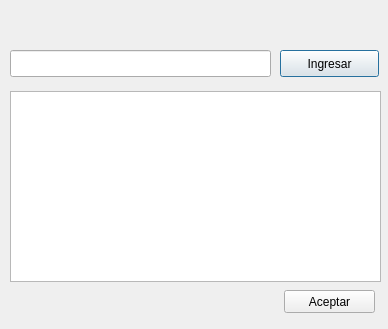
<?xml version="1.0" encoding="UTF-8"?>
<ui version="4.0">
 <class>IngreRecuDialog</class>
 <widget class="QDialog" name="IngreRecuDialog">
  <property name="geometry">
   <rect>
    <x>0</x>
    <y>0</y>
    <width>388</width>
    <height>329</height>
   </rect>
  </property>
  <property name="windowTitle">
   <string>Recursos</string>
  </property>
  <widget class="QLabel" name="label">
   <property name="geometry">
    <rect>
     <x>20</x>
     <y>20</y>
     <width>171</width>
     <height>17</height>
    </rect>
   </property>
   <property name="text">
    <string/>
   </property>
  </widget>
  <widget class="QLineEdit" name="lineEdit">
   <property name="geometry">
    <rect>
     <x>10</x>
     <y>50</y>
     <width>261</width>
     <height>27</height>
    </rect>
   </property>
  </widget>
  <widget class="QPushButton" name="pushButton">
   <property name="geometry">
    <rect>
     <x>280</x>
     <y>50</y>
     <width>99</width>
     <height>27</height>
    </rect>
   </property>
   <property name="text">
    <string>Ingresar</string>
   </property>
  </widget>
  <widget class="QTableWidget" name="tableWidget">
   <property name="enabled">
    <bool>true</bool>
   </property>
   <property name="geometry">
    <rect>
     <x>10</x>
     <y>91</y>
     <width>371</width>
     <height>191</height>
    </rect>
   </property>
   <property name="sortingEnabled">
    <bool>true</bool>
   </property>
   <attribute name="verticalHeaderVisible">
    <bool>false</bool>
   </attribute>
  </widget>
  <widget class="QPushButton" name="pushButton_2">
   <property name="geometry">
    <rect>
     <x>284</x>
     <y>290</y>
     <width>91</width>
     <height>23</height>
    </rect>
   </property>
   <property name="text">
    <string>Aceptar</string>
   </property>
  </widget>
 </widget>
 <resources/>
 <connections/>
</ui>
